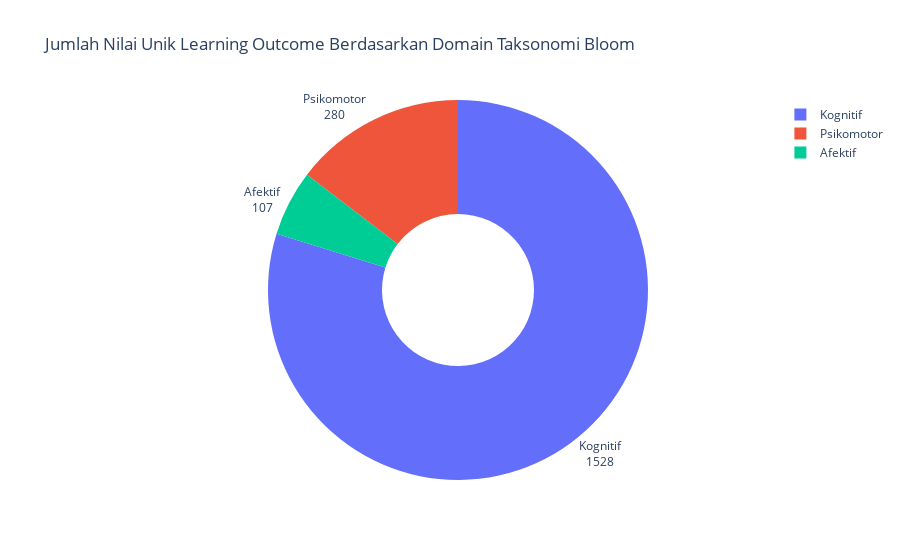

Source (notebook cell):
### Code cell
import plotly.express as px
import pandas as pd

# Hitung nunique per domain
data = {
    "Domain": ["Kognitif", "Psikomotor", "Afektif"],
    "Jumlah Unik": [
        df_learning_outcome.loc[df_learning_outcome["Level"].str[0] == "C"].nunique().max(),
        df_learning_outcome.loc[df_learning_outcome["Level"].str[0] == "P"].nunique().max(),
        df_learning_outcome.loc[df_learning_outcome["Level"].str[0] == "A"].nunique().max(),
    ]
}

df_unique = pd.DataFrame(data)

fig = px.pie(
    df_unique,
    names="Domain",
    values="Jumlah Unik",
    title="Jumlah Nilai Unik Learning Outcome Berdasarkan Domain Taksonomi Bloom",
    hole=0.4
)

fig.update_traces(textposition="outside", textinfo="value+label")


fig.show()

### Figure 1 — Plotly figure (JSON) as saved in the notebook; plotly's stock layout.template omitted (floating-point values rounded to 4 significant figures)
{"data": [{"domain": {"x": [0, 1], "y": [0, 1]}, "hole": 0.4, "hovertemplate": "Domain=%{label}<br>Jumlah Unik=%{value}<extra></extra>", "labels": ["Kognitif", "Psikomotor", "Afektif"], "legendgroup": "", "name": "", "showlegend": true, "textinfo": "value+label", "textposition": "outside", "type": "pie", "values": [1528, 280, 107]}], "layout": {"legend": {"tracegroupgap": 0}, "title": {"text": "Jumlah Nilai Unik Learning Outcome Berdasarkan Domain Taksonomi Bloom"}}}
